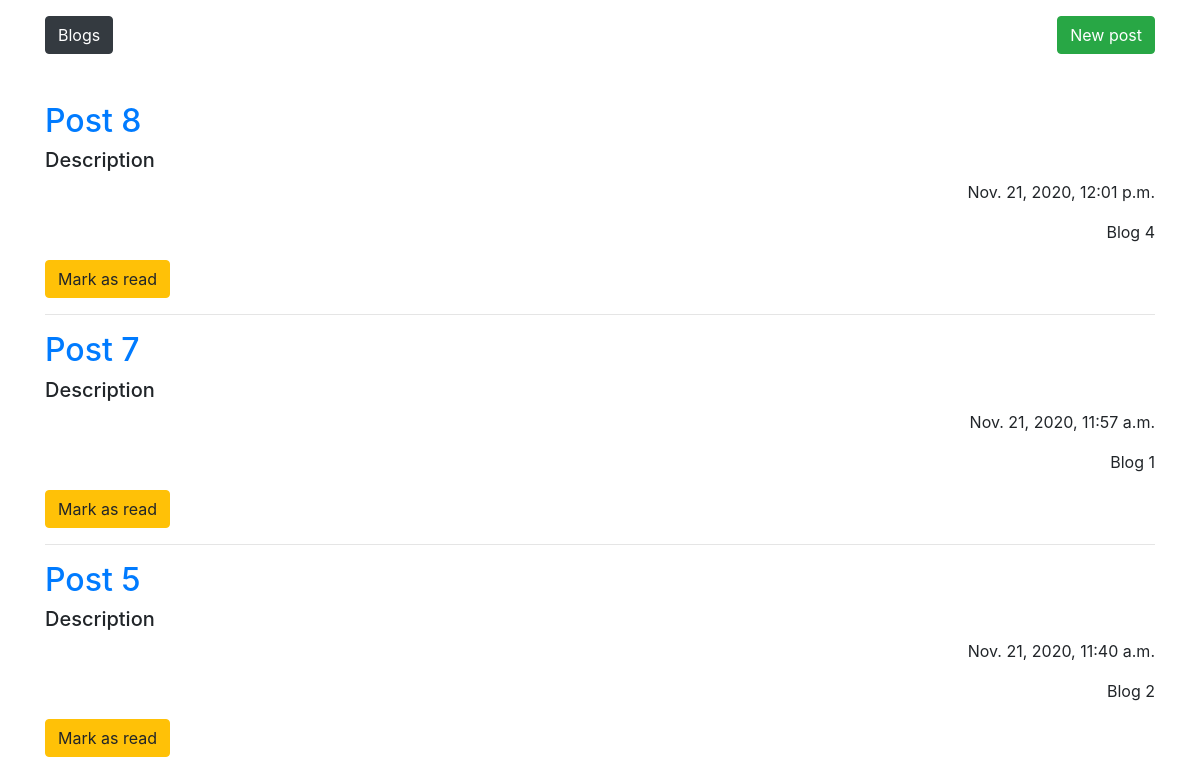
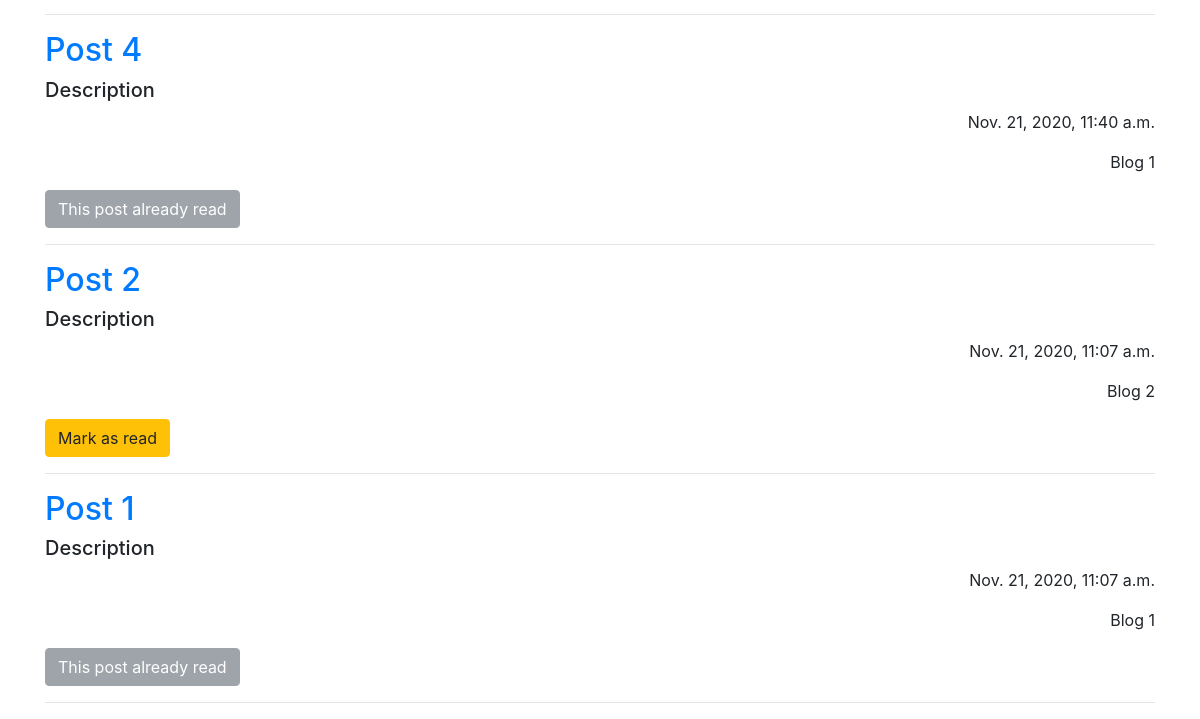
/feed/ (signed in), run on an earlier commit of the app's database (2 pictures, top to bottom).
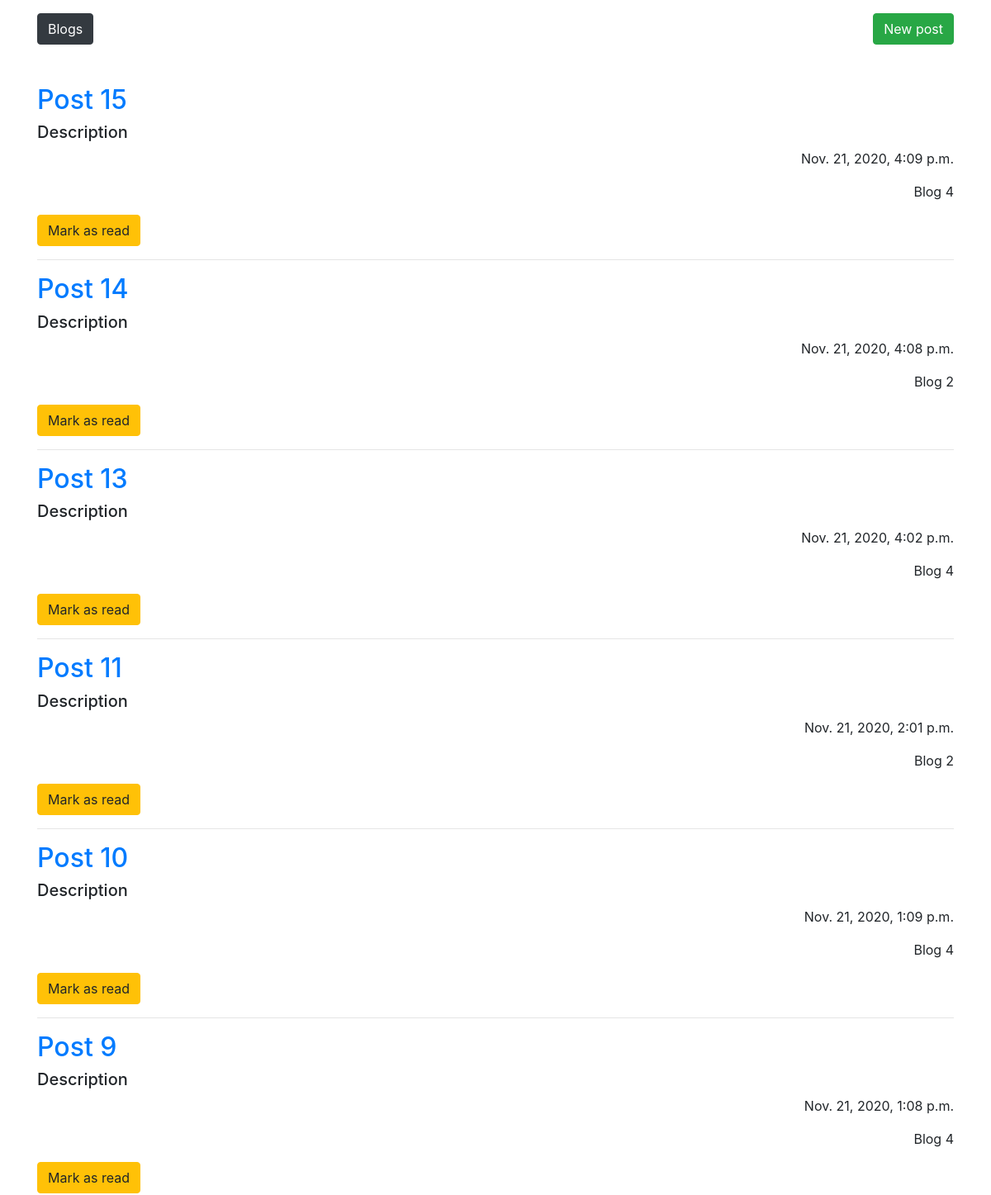
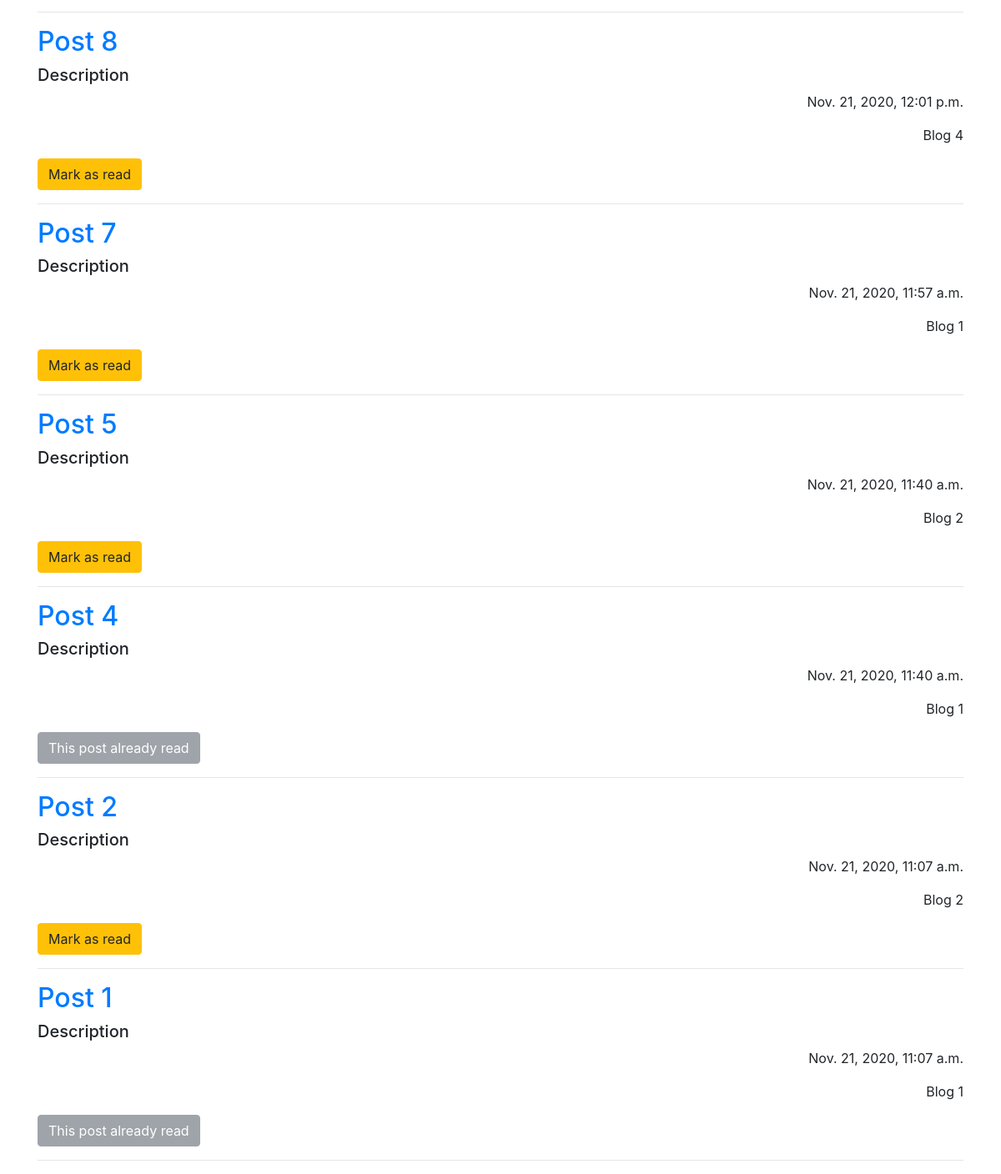
And on a later commit of the database (2 pictures, top to bottom).
### blog/models.py (models this page shows, shortened)
class Post(models.Model):
    title = models.CharField(max_length=150)
    description = models.TextField()
    time = models.DateTimeField(auto_now_add=True)
    blog = models.ForeignKey(
        Blog,
        related_name='post',
        on_delete=models.CASCADE
    )
    users_read = models.ManyToManyField(
        'auth.User',
        through=UsersRead,
        through_fields=('post', 'user'),
        blank=True
    )

class Blog(models.Model):
    title = models.CharField(max_length=120)
    slug = models.SlugField(unique=True)
    subscribers = models.ManyToManyField(
        'auth.User',
        related_name='subscribers',
        blank=True,
    )
    author = models.ForeignKey(
        'auth.User',
        related_name='blog',
        on_delete=models.CASCADE
    )
    def __str__(self):
        return self.title

### blog/views.py (the view)
# urls.py: path('feed/', PostListView.as_view(), name='post_list'),
class PostListView(generic.ListView):
    model = Post
    context_object_name = 'posts'
    template_name = 'blog/post-list.html'
    def get_queryset(self):
        if not self.request.user.is_anonymous:
            return Post.objects.filter(blog__subscribers__in=[self.request.user]).order_by('-time')
        return []

### blog/templates/blog/post-list.html (shortened to what this page needs)
{% extends 'base.html' %}
{% block content %}
<a href="{% url 'blog_list' %}" class="btn btn-dark mt-3 mb-5">Blogs</a>
<a class="btn btn-success mt-3 float-right" href="{% url 'post_create' %}">New post</a>
    {% for post in posts %}
        {% if request.user in post.blog.subscribers.all %}
        <div class="post">
            <h2><a href="{% url 'post_detail' slug=post.blog.slug pk=post.pk %}">{{ post.title }}</a></h2>
            <h5>{{ post.description }}</h5>
            <p class="text-right">{{ post.time }}</p>
            <p class="text-right">{{ post.blog }}</p>
            {% if request.user not in post.users_read.all %}
            <form action="{% url 'post_mark_as_read' pk=post.pk %}" method="POST">
                <input class="btn btn-warning" type="submit" value="Mark as read">
            </form>
            {% else %}
            <button class="btn btn-secondary margin-auto" disabled type="submit">This post already read</button>
            {% endif %}
            <hr>
        </div>
        {% endif %}
    {% endfor %}
{% endblock %}

### blog/templates/base.html (shortened to what this page needs)
<!doctype html>
<html lang="en">
  <head>
    {% load static %}
    <link rel="stylesheet" href="{% static 'blog/css/bootstrap.min.css' %}">
  </head>
  <body class="container">
    <div id="content" class="mb-3">
    {% block content %}
    {% endblock %}
    </div>
  </body>
</html>

What changed in the data, as far as the page shows it:
added Post: title "Post 15", description "Description", time "Nov. 21, 2020, 4:09 p.m.", blog "Blog 4"
added Post: title "Post 14", description "Description", time "Nov. 21, 2020, 4:08 p.m.", blog "Blog 2"
added Post: title "Post 13", description "Description", time "Nov. 21, 2020, 4:02 p.m.", blog "Blog 4"
added Post: title "Post 11", description "Description", time "Nov. 21, 2020, 2:01 p.m.", blog "Blog 2"
added Post: title "Post 10", description "Description", time "Nov. 21, 2020, 1:09 p.m.", blog "Blog 4"
added Post: title "Post 9", description "Description", time "Nov. 21, 2020, 1:08 p.m.", blog "Blog 4"
